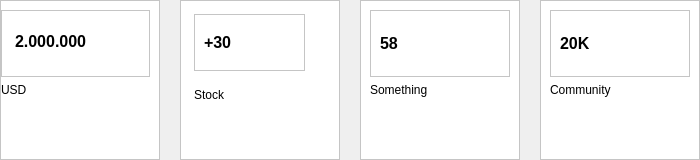
        <widget class="QWidget" name="cardsFrame" native="true">
         <layout class="QHBoxLayout" name="horizontalLayout_7">
          <property name="spacing">
           <number>20</number>
          </property>
          <property name="leftMargin">
           <number>0</number>
          </property>
          <property name="topMargin">
           <number>0</number>
          </property>
          <property name="rightMargin">
           <number>0</number>
          </property>
          <property name="bottomMargin">
           <number>0</number>
          </property>
          <item>
           <widget class="QFrame" name="card1">
            <property name="minimumSize">
             <size>
              <width>160</width>
              <height>160</height>
             </size>
            </property>
            <property name="styleSheet">
             <string notr="true">background-color:#ffffff;</string>
            </property>
            <property name="frameShape">
             <enum>QFrame::StyledPanel</enum>
            </property>
            <property name="frameShadow">
             <enum>QFrame::Raised</enum>
            </property>
            <layout class="QVBoxLayout" name="verticalLayout_2">
             <property name="leftMargin">
              <number>0</number>
             </property>
             <item>
              <widget class="QFrame" name="frame">
               <property name="frameShape">
                <enum>QFrame::StyledPanel</enum>
               </property>
               <property name="frameShadow">
                <enum>QFrame::Raised</enum>
               </property>
               <widget class="QLabel" name="label">
                <property name="geometry">
                 <rect>
                  <x>14</x>
                  <y>14</y>
                  <width>99</width>
                  <height>34</height>
                 </rect>
                </property>
                <property name="font">
                 <font>
                  <pointsize>12</pointsize>
                  <weight>75</weight>
                  <bold>true</bold>
                 </font>
                </property>
                <property name="text">
                 <string>2.000.000</string>
                </property>
               </widget>
               <widget class="QLabel" name="label_3">
                <property name="geometry">
                 <rect>
                  <x>122</x>
                  <y>14</y>
                  <width>24</width>
                  <height>24</height>
                 </rect>
                </property>
                <property name="maximumSize">
                 <size>
                  <width>40</width>
                  <height>40</height>
                 </size>
                </property>
                <property name="text">
                 <string/>
                </property>
                <property name="pixmap">
                 <pixmap resource="icon/icons.qrc">:/icons/C:/Users/Aqib/Desktop/feather/shopping-cart.svg</pixmap>
                </property>
                <property name="scaledContents">
                 <bool>true</bool>
                </property>
               </widget>
              </widget>
             </item>
             <item alignment="Qt::AlignTop">
              <widget class="QLabel" name="label_4">
               <property name="text">
                <string>USD</string>
               </property>
              </widget>
             </item>
            </layout>
           </widget>
          </item>
          <item>
           <widget class="QFrame" name="card2">
            <property name="minimumSize">
             <size>
              <width>160</width>
              <height>160</height>
             </size>
            </property>
            <property name="styleSheet">
             <string notr="true">background-color:#ffffff;</string>
            </property>
            <property name="frameShape">
             <enum>QFrame::StyledPanel</enum>
            </property>
            <property name="frameShadow">
             <enum>QFrame::Raised</enum>
            </property>
            <widget class="QFrame" name="frame_2">
             <property name="geometry">
              <rect>
               <x>14</x>
               <y>14</y>
               <width>111</width>
               <height>57</height>
              </rect>
             </property>
             <property name="frameShape">
              <enum>QFrame::StyledPanel</enum>
             </property>
             <property name="frameShadow">
              <enum>QFrame::Raised</enum>
             </property>
             <layout class="QHBoxLayout" name="horizontalLayout_12">
              <item>
               <widget class="QLabel" name="label_11">
                <property name="font">
                 <font>
                  <pointsize>12</pointsize>
                  <weight>75</weight>
                  <bold>true</bold>
                 </font>
                </property>
                <property name="text">
                 <string>+30</string>
                </property>
               </widget>
              </item>
              <item>
               <widget class="QLabel" name="label_12">
                <property name="maximumSize">
                 <size>
                  <width>40</width>
                  <height>40</height>
                 </size>
                </property>
                <property name="text">
                 <string/>
                </property>
                <property name="pixmap">
                 <pixmap resource="icon/icons.qrc">:/icons/C:/Users/Aqib/Desktop/feather/credit-card.svg</pixmap>
                </property>
                <property name="scaledContents">
                 <bool>true</bool>
                </property>
               </widget>
              </item>
             </layout>
            </widget>
            <widget class="QLabel" name="label_13">
             <property name="geometry">
              <rect>
               <x>14</x>
               <y>85</y>
               <width>38</width>
               <height>19</height>
              </rect>
             </property>
             <property name="text">
              <string>Stock</string>
             </property>
            </widget>
           </widget>
          </item>
          <item>
           <widget class="QFrame" name="card3">
            <property name="minimumSize">
             <size>
              <width>160</width>
              <height>160</height>
             </size>
            </property>
            <property name="styleSheet">
             <string notr="true">background-color:#ffffff;</string>
            </property>
            <property name="frameShape">
             <enum>QFrame::StyledPanel</enum>
            </property>
            <property name="frameShadow">
             <enum>QFrame::Raised</enum>
            </property>
            <layout class="QVBoxLayout" name="verticalLayout_4">
             <item>
              <widget class="QFrame" name="frame_3">
               <property name="frameShape">
                <enum>QFrame::StyledPanel</enum>
               </property>
               <property name="frameShadow">
                <enum>QFrame::Raised</enum>
               </property>
               <layout class="QHBoxLayout" name="horizontalLayout_13">
                <item>
                 <widget class="QLabel" name="label_14">
                  <property name="font">
                   <font>
                    <pointsize>12</pointsize>
                    <weight>75</weight>
                    <bold>true</bold>
                   </font>
                  </property>
                  <property name="text">
                   <string>58</string>
                  </property>
                 </widget>
                </item>
                <item>
                 <widget class="QLabel" name="label_15">
                  <property name="maximumSize">
                   <size>
                    <width>40</width>
                    <height>40</height>
                   </size>
                  </property>
                  <property name="text">
                   <string/>
                  </property>
                  <property name="pixmap">
                   <pixmap resource="icon/icons.qrc">:/icons/C:/Users/Aqib/Desktop/feather/align-right.svg</pixmap>
                  </property>
                  <property name="scaledContents">
                   <bool>true</bool>
                  </property>
                 </widget>
                </item>
               </layout>
              </widget>
             </item>
             <item alignment="Qt::AlignTop">
              <widget class="QLabel" name="label_16">
               <property name="text">
                <string>Something</string>
               </property>
              </widget>
             </item>
            </layout>
           </widget>
          </item>
          <item>
           <widget class="QFrame" name="card4">
            <property name="minimumSize">
             <size>
              <width>160</width>
              <height>160</height>
             </size>
            </property>
            <property name="styleSheet">
             <string notr="true">background-color:#ffffff;</string>
            </property>
            <property name="frameShape">
             <enum>QFrame::StyledPanel</enum>
            </property>
            <property name="frameShadow">
             <enum>QFrame::Raised</enum>
            </property>
            <layout class="QVBoxLayout" name="verticalLayout_5">
             <item>
              <widget class="QFrame" name="frame_4">
               <property name="frameShape">
                <enum>QFrame::StyledPanel</enum>
               </property>
               <property name="frameShadow">
                <enum>QFrame::Raised</enum>
               </property>
               <layout class="QHBoxLayout" name="horizontalLayout_14">
                <item>
                 <widget class="QLabel" name="label_17">
                  <property name="font">
                   <font>
                    <pointsize>12</pointsize>
                    <weight>75</weight>
                    <bold>true</bold>
                   </font>
                  </property>
                  <property name="text">
                   <string>20K</string>
                  </property>
                 </widget>
                </item>
                <item>
                 <widget class="QLabel" name="label_18">
                  <property name="maximumSize">
                   <size>
                    <width>40</width>
                    <height>40</height>
                   </size>
                  </property>
                  <property name="text">
                   <string/>
                  </property>
                  <property name="pixmap">
                   <pixmap resource="icon/icons.qrc">:/icons/C:/Users/Aqib/Desktop/feather/users.svg</pixmap>
                  </property>
                  <property name="scaledContents">
                   <bool>true</bool>
                  </property>
                 </widget>
                </item>
               </layout>
              </widget>
             </item>
             <item alignment="Qt::AlignTop">
              <widget class="QLabel" name="label_19">
               <property name="text">
                <string>Community</string>
               </property>
              </widget>
             </item>
            </layout>
           </widget>
          </item>
         </layout>
        </widget>
